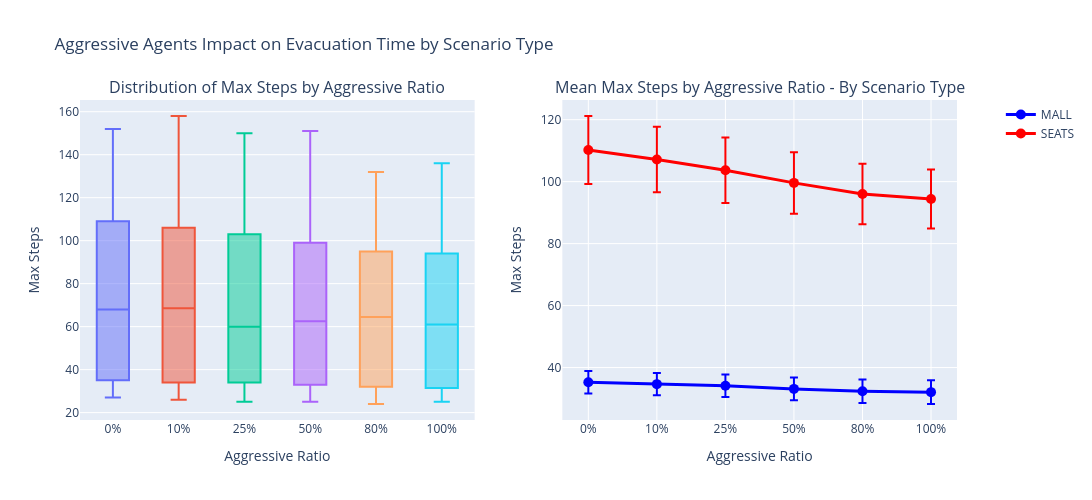

The code cell stored with this chart in its notebook:
### Code cell
# Check unique scenario types first
print("Unique scenario types in data:", df_aggressive['scenario_type'].unique())
print("Unique aggressive ratios:", sorted(df_aggressive['aggressive_ratio'].unique()))

# Get max steps per run including scenario_type
max_steps_agg_by_scenario = df_aggressive.groupby(["RunId", "scenario_type", "aggressive_ratio"])["Step"].max().reset_index()
max_steps_agg_by_scenario.columns = ["RunId", "scenario_type", "aggressive_ratio", "max_steps"]

print("\nSample of data with scenario type:")
print(max_steps_agg_by_scenario.head(20))

# Visualization for aggressive agent impact
import plotly.graph_objects as go
from plotly.subplots import make_subplots

fig = make_subplots(
    rows=1, cols=2,
    subplot_titles=("Distribution of Max Steps by Aggressive Ratio", 
                    "Mean Max Steps by Aggressive Ratio - By Scenario Type"),
    specs=[[{}, {}]]
)

# Box plot (overall, not by scenario)
for ratio in sorted(max_steps_aggressive["aggressive_ratio"].unique()):
    data = max_steps_aggressive[max_steps_aggressive["aggressive_ratio"] == ratio]["max_steps"]
    fig.add_trace(
        go.Box(y=data, name=f"{ratio*100:.0f}%", showlegend=False),
        row=1, col=1
    )

# Line plot with error bars - separate traces by scenario_type
scenario_types = sorted(df_aggressive['scenario_type'].unique())
colors = ["blue", "red", "green", "orange", "purple", "brown", "pink", "cyan"]

print(f"\nCreating traces for {len(scenario_types)} scenario types: {scenario_types}")

for i, scenario in enumerate(scenario_types):
    # Filter data for this scenario
    scenario_max_steps = max_steps_agg_by_scenario[max_steps_agg_by_scenario['scenario_type'] == scenario]
    
    # Get stats per aggressive ratio for this scenario
    scenario_stats = scenario_max_steps.groupby("aggressive_ratio")["max_steps"].agg([
        "mean",
        "std",
    ]).reset_index()
    
    print(f"\n{scenario}: {len(scenario_stats)} data points")
    print(scenario_stats)
    
    if len(scenario_stats) > 0:
        fig.add_trace(
            go.Scatter(
                x=[f"{x*100:.0f}%" for x in scenario_stats["aggressive_ratio"]],
                y=scenario_stats["mean"].values,
                error_y=dict(type="data", array=scenario_stats["std"].values, visible=True),
                mode="lines+markers",
                name=scenario,
                marker=dict(size=10),
                line=dict(width=3, color=colors[i % len(colors)])
            ),
            row=1, col=2
        )

# Update layout
fig.update_xaxes(title_text="Aggressive Ratio", row=1, col=1)
fig.update_yaxes(title_text="Max Steps", row=1, col=1)
fig.update_xaxes(title_text="Aggressive Ratio", row=1, col=2)
fig.update_yaxes(title_text="Max Steps", row=1, col=2)

fig.update_layout(height=500, width=1400, showlegend=True, 
                  title_text="Aggressive Agents Impact on Evacuation Time by Scenario Type",
                  legend=dict(x=1.05, y=1))
fig.show()

# Summary statistics by scenario type
print("\n" + "=" * 80)
print("AGGRESSIVE AGENT IMPACT BY SCENARIO TYPE:")
print("=" * 80)

for scenario in scenario_types:
    scenario_max_steps = max_steps_agg_by_scenario[max_steps_agg_by_scenario['scenario_type'] == scenario]
    scenario_stats_detail = scenario_max_steps.groupby("aggressive_ratio")["max_steps"].agg([
        "count", "mean", "std", "min", "max"
    ]).round(2)
    
    print(f"\n{scenario}:")
    print(scenario_stats_detail)
    
    if len(scenario_stats_detail) > 0:
        baseline_scenario = scenario_stats_detail["mean"].iloc[0]
        max_scenario = scenario_stats_detail["mean"].max()
        print(f"  Baseline (0% aggressive): {baseline_scenario:.1f} steps")
        print(f"  Maximum ({scenario_stats_detail['mean'].idxmax()*100:.0f}% aggressive): {max_scenario:.1f} steps")
        print(f"  Impact: {((max_scenario - baseline_scenario) / baseline_scenario * 100):.1f}%")

### Figure 1 — Plotly figure (JSON) as saved in the notebook; plotly's stock layout.template omitted (floating-point values rounded to 4 significant figures; data arrays with more than 128 entries replaced by an {"elided": "..."} marker saying what was removed)
{"data": [{"name": "0%", "showlegend": false, "type": "box", "xaxis": "x", "y": {"elided": "2000 int values"}, "yaxis": "y"}, {"name": "10%", "showlegend": false, "type": "box", "xaxis": "x", "y": {"elided": "2000 int values"}, "yaxis": "y"}, {"name": "25%", "showlegend": false, "type": "box", "xaxis": "x", "y": {"elided": "2000 int values"}, "yaxis": "y"}, {"name": "50%", "showlegend": false, "type": "box", "xaxis": "x", "y": {"elided": "2000 int values"}, "yaxis": "y"}, {"name": "80%", "showlegend": false, "type": "box", "xaxis": "x", "y": {"elided": "2000 int values"}, "yaxis": "y"}, {"name": "100%", "showlegend": false, "type": "box", "xaxis": "x", "y": {"elided": "2000 int values"}, "yaxis": "y"}, {"error_y": {"array": [3.665, 3.565, 3.654, 3.651, 3.758, 3.82], "type": "data", "visible": true}, "line": {"color": "blue", "width": 3}, "marker": {"size": 10}, "mode": "lines+markers", "name": "MALL", "type": "scatter", "x": ["0%", "10%", "25%", "50%", "80%", "100%"], "xaxis": "x2", "y": [35.25, 34.64, 34.12, 33.11, 32.35, 32.05], "yaxis": "y2"}, {"error_y": {"array": [10.98, 10.59, 10.58, 9.926, 9.763, 9.516], "type": "data", "visible": true}, "line": {"color": "red", "width": 3}, "marker": {"size": 10}, "mode": "lines+markers", "name": "SEATS", "type": "scatter", "x": ["0%", "10%", "25%", "50%", "80%", "100%"], "xaxis": "x2", "y": [110.2, 107.2, 103.7, 99.59, 96.0, 94.42], "yaxis": "y2"}], "layout": {"annotations": [{"font": {"size": 16}, "showarrow": false, "text": "Distribution of Max Steps by Aggressive Ratio", "x": 0.225, "xanchor": "center", "xref": "paper", "y": 1, "yanchor": "bottom", "yref": "paper"}, {"font": {"size": 16}, "showarrow": false, "text": "Mean Max Steps by Aggressive Ratio - By Scenario Type", "x": 0.775, "xanchor": "center", "xref": "paper", "y": 1, "yanchor": "bottom", "yref": "paper"}], "height": 500, "legend": {"x": 1.05, "y": 1}, "showlegend": true, "title": {"text": "Aggressive Agents Impact on Evacuation Time by Scenario Type"}, "width": 1400, "xaxis": {"anchor": "y", "domain": [0, 0.45], "title": {"text": "Aggressive Ratio"}}, "xaxis2": {"anchor": "y2", "domain": [0.55, 1], "title": {"text": "Aggressive Ratio"}}, "yaxis": {"anchor": "x", "domain": [0, 1], "title": {"text": "Max Steps"}}, "yaxis2": {"anchor": "x2", "domain": [0, 1], "title": {"text": "Max Steps"}}}}
